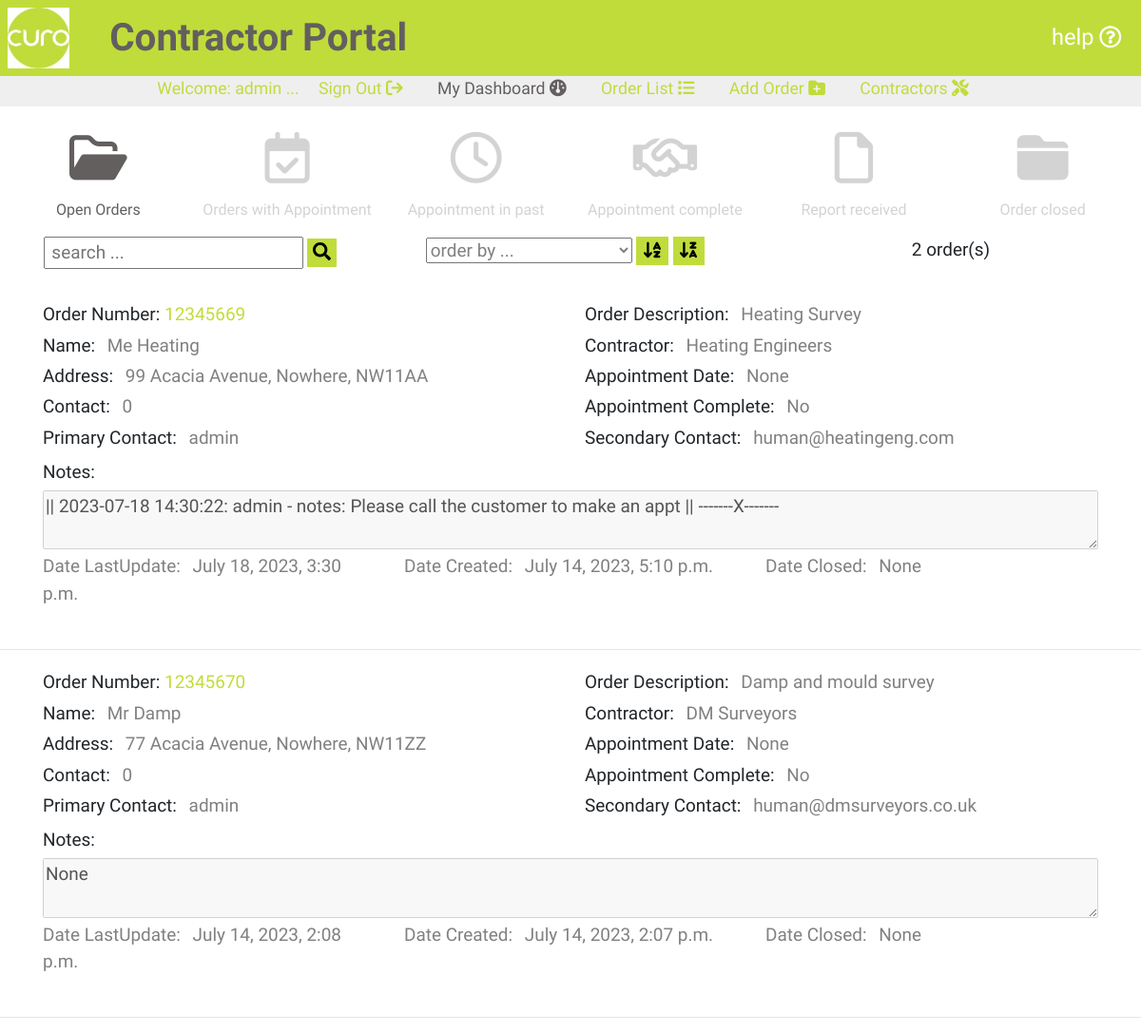
Before: /portal001/dashboard/open (signed in) with the older database file.
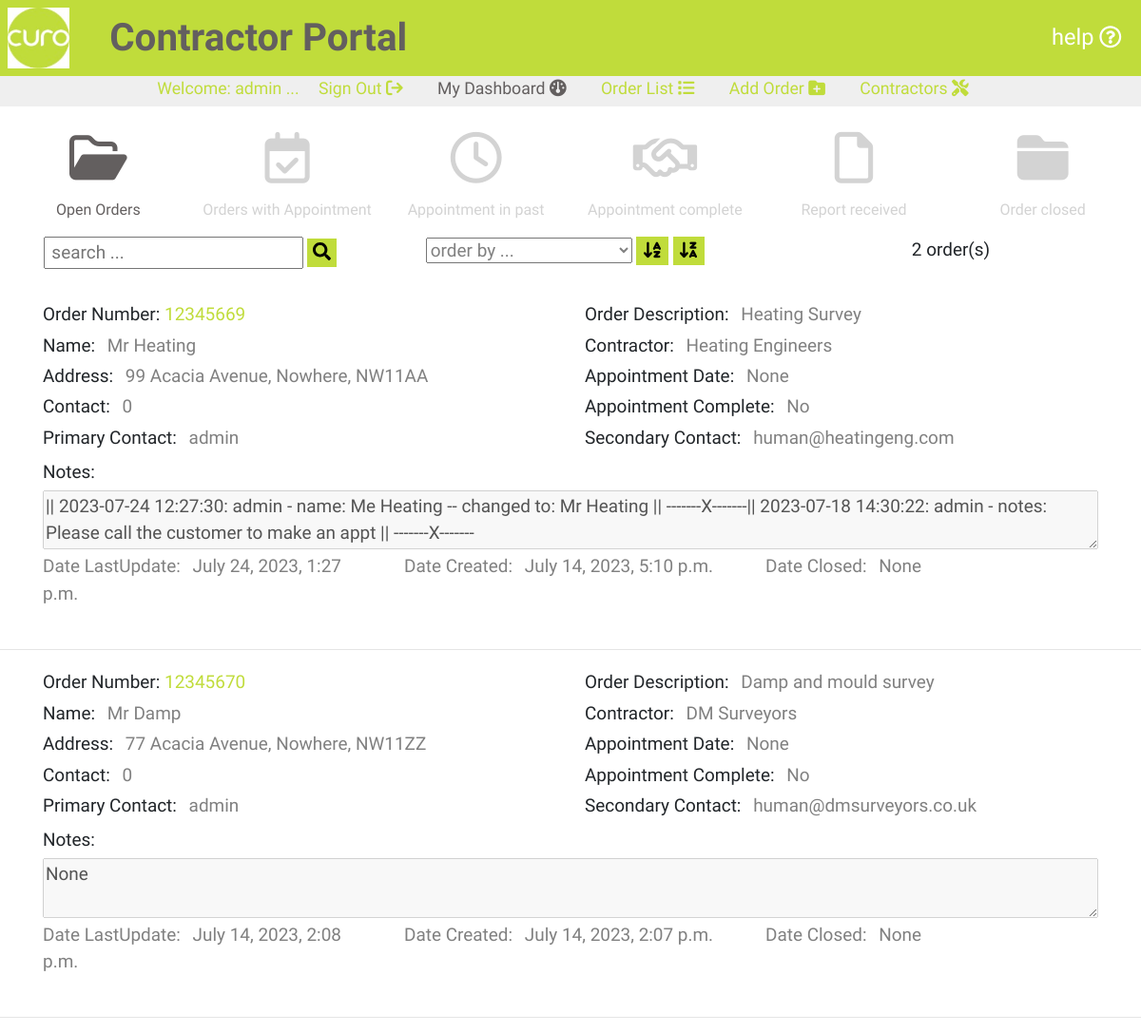
After: the same page with the newer database file.
### portal001/models.py (models this page shows, shortened)
class Orders(models.Model):
    class Meta:
        verbose_name_plural = 'Orders'
    APPT_COMP_CHOICES = [
        ("No", "No"),
        ("Yes", "Yes"),
    ]
    orderNumber = models.DecimalField(max_digits=10, decimal_places=0,
                                      null=False, primary_key=True)
    orderDescription = models.CharField(max_length=254, null=False)
    name = models.CharField(max_length=254, null=False)
    address = models.CharField(max_length=254, null=False)
    contact = models.CharField(max_length=254, null=False, default=0)
    contractor = models.ForeignKey('Contractors',
                                   on_delete=models.CASCADE,
                                   to_field='contractor',
                                   related_name='name')
    appointmentDate = models.DateTimeField(null=True, blank=True)
    appointmentComplete = models.CharField(max_length=3,
                                           choices=APPT_COMP_CHOICES,
                                           default="No",)
    primaryContact = models.ForeignKey(settings.AUTH_USER_MODEL,
                                       on_delete=models.CASCADE)
    secondaryContact = models.EmailField(max_length=254)
    notes = models.CharField(max_length=9999, null=True, blank=True)
    dateLastUpdate = models.DateTimeField(default=timezone.now)
    dateCreated = models.DateTimeField(default=timezone.now)
    dateClosed = models.DateTimeField(null=True, blank=True)

class Contractors(models.Model):
    class Meta:
        verbose_name_plural = 'Contractors'
    contractor = models.CharField(max_length=254, null=False, primary_key=True)
    secondaryContact = models.EmailField(max_length=254, unique=True)
    services = models.CharField(max_length=9999, null=True, blank=True)
    def __str__(self):
        return str(self.contractor)

### portal001/views.py (the view)
# urls.py: path('dashboard/<guage>', views.dashboard, name='dashboard'),
def dashboard(request, guage):
    orders = Orders.objects.all()
    notifications = Notifications.objects.all()
    if guage == 'open':
        queries = ((Q(primaryContact__username__icontains=request.user.username) |
                   Q(secondaryContact__icontains=request.user.username)) &
                   Q(appointmentDate__isnull=True))
    elif guage == 'appt':
        queries = ((Q(primaryContact__username__icontains=request.user.username) |
                   Q(secondaryContact__icontains=request.user.username)) &
                   Q(appointmentDate__isnull=False) &
                   Q(appointmentComplete__icontains='No'))
    elif guage == 'past':
        queries = ((Q(primaryContact__username__icontains=request.user.username) |
                   Q(secondaryContact__icontains=request.user.username)) &
                   Q(appointmentDate__isnull=False) &
                   Q(appointmentComplete__icontains='No'))
    elif guage == 'comp':
        queries = ((Q(primaryContact__username__icontains=request.user.username) |
                   Q(secondaryContact__icontains=request.user.username)) &
                   Q(appointmentDate__isnull=False) &
                   Q(appointmentComplete__icontains='Yes'))
    elif guage == 'repo':
        queries = ((Q(primaryContact__username__icontains=request.user.username) |
                   Q(secondaryContact__icontains=request.user.username)) &
                   Q(appointmentDate__isnull=False) &
                   Q(appointmentComplete__icontains='Yes'))
    elif guage == 'clsd':
        queries = ((Q(primaryContact__username__icontains=request.user.username) |
                   Q(secondaryContact__icontains=request.user.username)) &
                   Q(appointmentDate__isnull=False) &
                   Q(appointmentComplete__icontains='Yes') &
                   Q(dateClosed__isnull=False))
    else:
        queries = (Q(primaryContact__username__icontains=request.user.username) |
                   Q(secondaryContact__icontains=request.user.username))
    orders = Orders.objects.all()
    orderlist = (orders.filter(queries)
                 .order_by('-dateLastUpdate'))
    order_list_length = orders.filter(queries).count()
    page = 'dashboard'
    comparedate = timezone.now()
    context = {
        'orderlist': orderlist,
        'order_list_length': order_list_length,
        'notifications': notifications,
        'page': page,
        'guage': guage,
        'comparedate': comparedate,
    }
    return render(request, 'curo/dashboard.html', context)

### portal001/templates/curo/dashboard.html (shortened to what this page needs)
{% extends "basemodule001.html" %}
{% load static %}
{% block content %}
    {% if user.is_authenticated %}
        <section id="textsection">
            {% if user.is_authenticated %}
                <div class="row pl-1 pr-1">
                    <div class="col-lg-2 col-4 dashguage">
                        {% if guage == 'open' %}
                            <a class="selected" href="{% url 'dashboard' 'open' %}">
                                <i class="fa-regular fa-folder-open"></i>
                            </a>
                            <div class="selected">Open Orders</div>
                        {% else %}
                            <a class="" href="{% url 'dashboard' 'open' %}">
                                <i class="fa-regular fa-folder-open"></i>
                            </a>
                            <div>Open Orders</div>
                        {% endif %}
                    </div>
                    <div class="col-lg-2 col-4 dashguage">
                        {% if guage == 'appt' %}
                            <a class="selected" href="{% url 'dashboard' 'appt' %}">
                                <i class="fa-regular fa-calendar-check"></i>
                            </a>
                            <div class="selected">Orders with Appointment</div>
                        {% else %}
                            <a class="" href="{% url 'dashboard' 'appt' %}">
                                <i class="fa-regular fa-calendar-check"></i>
                            </a>
                            <div>Orders with Appointment</div>
                        {% endif %}
                    </div>
                    <div class="col-lg-2 col-4 dashguage">
                        {% if guage == 'past' %}
                            <a class="selected" href="{% url 'dashboard' 'past' %}">
                                <i class="fa-regular fa-clock"></i>
                            </a>
                            <div class="selected">Appointment in past</div>
                        {% else %}
                            <a class="" href="{% url 'dashboard' 'past' %}">
                                <i class="fa-regular fa-clock"></i>
                            </a>
                            <div>Appointment in past</div>
                        {% endif %}
                    </div>
                    <div class="col-lg-2 col-4 dashguage">
                        {% if guage == 'comp' %}
                            <a class="selected" href="{% url 'dashboard' 'comp' %}">
                                <i class="fa-regular fa-handshake"></i>
                            </a>
                            <div class="selected">Appointment complete</div>
                        {% else %}
                            <a class="" href="{% url 'dashboard' 'comp' %}">
                                <i class="fa-regular fa-handshake"></i>
                            </a>
                            <div>Appointment complete</div>
                        {% endif %}
                    </div>
                    <div class="col-lg-2 col-4 dashguage">
                        {% if guage == 'repo' %}
                            <a class="selected" href="{% url 'dashboard' 'repo' %}">
                                <i class="fa-regular fa-file"></i>
                            </a>
                            <div class="selected">Report received</div>
                        {% else %}
                            <a class="" href="{% url 'dashboard' 'repo' %}">
                                <i class="fa-regular fa-file"></i>
                            </a>
                            <div>Report received</div>
                        {% endif %}
                    </div>
                    <div class="col-lg-2 col-4 dashguage">
                        {% if guage == 'clsd' %}
                            <a class="selected" href="{% url 'dashboard' 'clsd' %}">
                                <i class="fa-solid fa-folder-closed"></i>
                            </a>
                            <div class="selected">Order closed</div>
                        {% else %}
                            <a class="" href="{% url 'dashboard' 'clsd' %}">
                                <i class="fa-solid fa-folder-closed"></i>
                            </a>
                            <div>Order closed</div>
                        {% endif %}
                    </div>
                </div>
                <div class ="row mt-3 mb-3 searchform">
                    <div class="col-lg-4 mb-2">
                        <form action="{% url 'searchDashboard' guage %}" method="GET" id="search_form" >
                            <input class="search-input text-blue text-xs" type="text" name="search_string" id="search_string" placeholder=" search ..." maxlength="50">
                            <button class="mt-0 text-center" type="submit" onclick="return validateSearch();">
                                <i class="fas fa-search"></i>
                            </button>
                        </form>
                    </div>
                    <div class="col-lg-4">
                        <form action="{% url 'orderDashboard' guage %}" method="GET" id="order_field_form" >
                            <select class="search-input text-blue text-xs" type="text" name="order_field" id="order_field" placeholder=" order by ..." maxlength="50">
                                <option value="blank">order by ...</option>
                            </select>
                            <button class="mt-0 text-center" type="submit" onclick="return orderAz();">
                                <i class="fa-solid fa-arrow-down-a-z"></i>
                            </button>
                            <button class="mt-0 text-center" type="submit" onclick="return orderZa();">
                                <i class="fa-solid fa-arrow-down-z-a"></i>
                            </button>
                        </form>
                    </div>
                    <div class="col-lg-4">
                        {% if guage == 'all' or guage == 'open' %}
                            <p class="">{{ order_list_length }} order(s)</p>
                        {% endif %}
                    </div>
                </div>
                {% if guage == 'all' or guage == 'open' %}
                    {% for order in orderlist %}
                        <div class="orderlist ml-auto mr-auto">
                            <div class ="row">
                                <div class="col-lg-6">
                                    <div class="mt-1 mb-1">Order Number: <a class="orange-highlight" href ="{% url 'selectOrder' order.orderNumber %}">{{ order.orderNumber }}</a></div>
                                    <div class="mt-1 mb-1">Name: <span class="orderlistspan pl-2 pr-2 mb-4">{{ order.name }}</span></div>
                                    <div class="mt-1 mb-1">Address: <span class="orderlistspan pl-2 pr-2 mb-4">{{ order.address }}</span></div>
                                    <div class="mt-1 mb-1">Contact: <a class="orderlistspan pl-2 pr-2 mb-4" href="tel:{{ order.contact }}">{{ order.contact }}</a></div>
                                    <div class="mt-1 mb-1">Primary Contact: <span class="orderlistspan pl-2 pr-2 mb-4">{{ order.primaryContact }}</span></div>
                                </div>
                                <div class="col-lg-6">
                                    <div class="mt-1 mb-1">Order Description: <span class="orderlistspan pl-2 pr-2 mb-4">{{ order.orderDescription }}</span></div>
                                    <div class="mt-1 mb-1">Contractor: <span class="orderlistspan pl-2 pr-2 mb-4">{{ order.contractor }}</span></div>
                                    <div class="mt-1 mb-1">Appointment Date: <span class="orderlistspan pl-2 pr-2 mb-4">{{ order.appointmentDate }}</span></div>
                                    <div class="mt-1 mb-1">Appointment Complete: <span class="orderlistspan pl-2 pr-2 mb-4">{{ order.appointmentComplete }}</span></div>
                                    <div class="mt-1 mb-1">Secondary Contact: <span class="orderlistspan pl-2 pr-2 mb-4">{{ order.secondaryContact }}</span></div>
                                </div>
                            </div>
                            <div class ="row">
                                <div class="col-12">
                                    <div class="mt-1 mb-1">Notes: </div>
                                    <textarea class="mb-0" disabled="disabled">{{ order.notes|escape }}</textarea>
                                </div>
                            </div>
                            <div class ="row">
                                <div class="col-lg-4">
                                    <div class="mt-1 mb-1 orderlistspan">Date LastUpdate: <span class="orderlistspan pl-2 pr-2 mb-4">{{ order.dateLastUpdate }}</span></div>
                                </div>
                                <div class="col-lg-4">
                                    <div class="mt-1 mb-1 orderlistspan">Date Created: <span class="orderlistspan pl-2 pr-2 mb-4">{{ order.dateCreated }}</span></div>
                                </div>
                                <div class="col-lg-4">
                                    <div class="mt-1 mb-1 orderlistspan">Date Closed: <span class="orderlistspan pl-2 pr-2 mb-4">{{ order.dateClosed }}</span></div>
                                </div>
                            </div>
                        </div>
                        <br>
                        <hr>
                    {% endfor %}
                {% endif %}
            {% endif %}
        </section>
    {% endif %}
{% endblock %}

### templates/includes/templates/topper.html (shortened to what this page needs)
<div id="topper" class="d-block align-vertically align-horizontally">
    {% if user.is_authenticated %}
    <p class="d-none d-lg-block paramedium ml-auto mr-auto">Welcome: <span id="user-name">{{ user.username }}</span> ...
        <a class="mr-3 ml-3" href="{% url 'account_logout' %}"> Sign Out <i class="fa-solid fa-arrow-right-from-bracket"></i></a>
        {% if page == 'dashboard' %}
            <a class="mr-3 ml-3 page" href="{% url 'dashboard' 'all' %}"> My Dashboard <i class="fa-solid fa-gauge"></i></a>
        {% else %}
            <a class="mr-3 ml-3" href="{% url 'dashboard' 'all' %}"> My Dashboard <i class="fa-solid fa-gauge"></i></a>
        {% endif %}
        {% if page == 'orderlist' %}
            <a class="mr-3 ml-3 page" href="{% url 'curo' %}"> Order List<i class="fa-solid fa-list"></i></a>
        {% else %}
            <a class="mr-3 ml-3" href="{% url 'curo' %}"> Order List <i class="fa-solid fa-list"></i></a>
        {% endif %}
        {% for group in user.groups.all %}
            {% if group.name == 'Edit' %}
                {% if page == 'ordernew' %}
                    <a class="mr-3 ml-3 page" href="{% url 'createOrder' %}"> Add Order <i class="fa-solid fa-folder-plus"></i></a>
                {% else %}
                    <a class="mr-3 ml-3" href="{% url 'createOrder' %}"> Add Order <i class="fa-solid fa-folder-plus"></i></a>
                {% endif %}
            {% endif %}
        {% endfor %}
        {% if page == 'contractorlist' %}
            <a class="mr-3 ml-3 page" href="{% url 'curoContractors' %}"> Contractors <i class="fa-solid fa-screwdriver-wrench"></i></a>
        {% else %}
            <a class="mr-3 ml-3" href="{% url 'curoContractors' %}"> Contractors <i class="fa-solid fa-screwdriver-wrench"></i></a>
        {% endif %}
    </p>
    {% else %}
    <p class="paramedium">Welcome: Please sign in to continue ...
        <a class="mr-3 ml-3" href ="{% url 'account_login' %}"> Sign In <i class="fa-solid fa-arrow-right-to-bracket"></i></a>
    </p>
    {% endif %}
</div>

Changed rows visible on the page:
changed Orders "99 Acacia Avenue, Nowhere, NW11AA": name "Me Heating" → "Mr Heating"; notes "|| 2023-07-18 14:30:22: admin - notes: Please call the customer to make an appt || -------X-------" → "|| 2023-07-24 12:27:30: admin - name: Me Heating -- changed to: Mr Heating || -------X-------|| 2023-07-18 14:30:22: admin -…"; dateLastUpdate "July 18, 2023, 3:30 p.m." → "July 24, 2023, 1:27 p.m."
